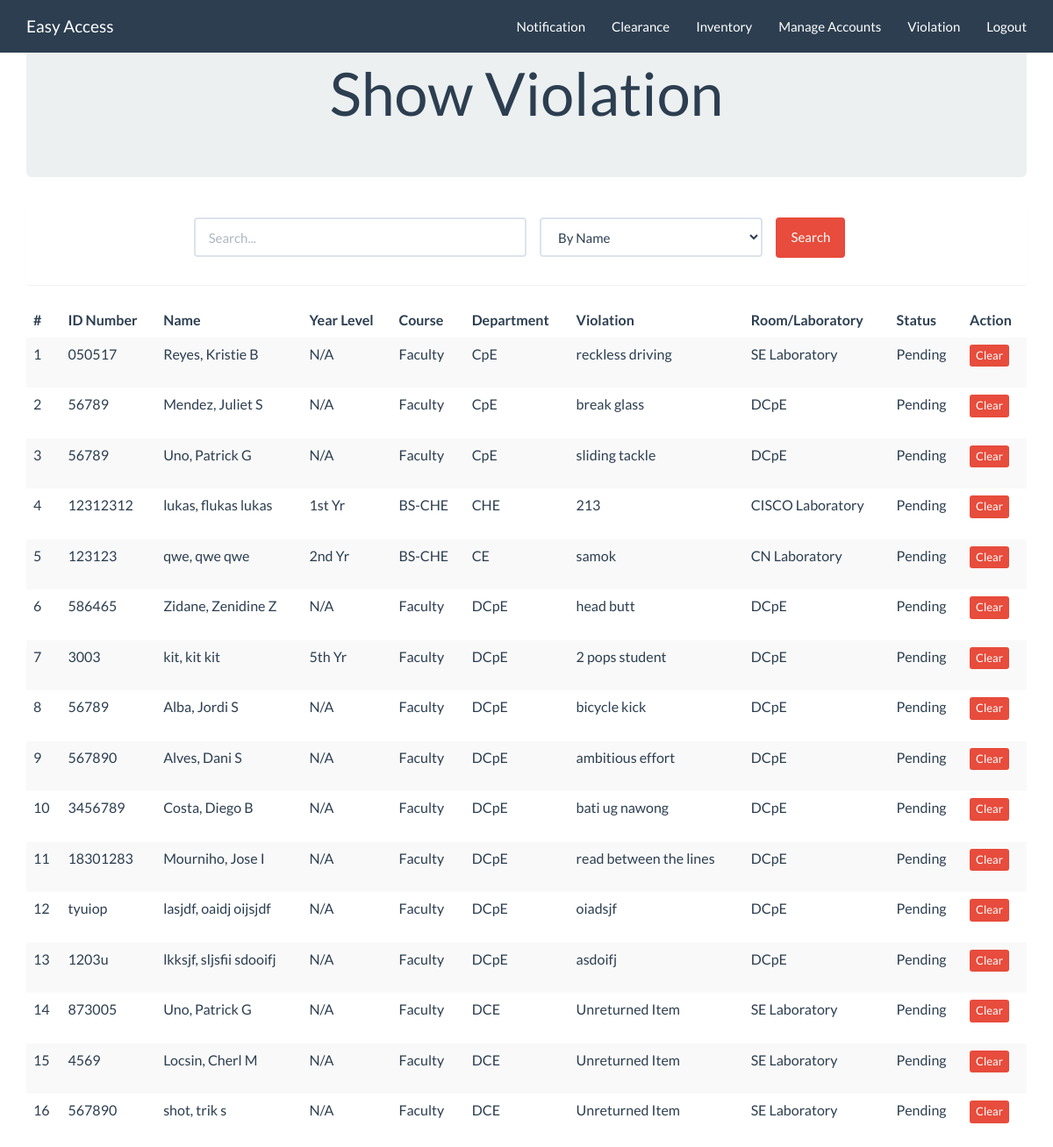
The app's page /index.php/c_clear/clearance with its own data.
### tables this page shows
CREATE TABLE `student` (
  `id` int(11) NOT NULL,
  `u_id` varchar(45) NOT NULL,
  `lastname` varchar(45) NOT NULL,
  `name` varchar(45) NOT NULL,
  `middlename` varchar(45) NOT NULL,
  `year` varchar(11) NOT NULL,
  `course` varchar(45) NOT NULL,
  `department` varchar(45) NOT NULL,
  `violation` varchar(45) NOT NULL,
  `laboratory` varchar(45) NOT NULL,
  `status` varchar(45) NOT NULL
);

### application/controllers/c_clear.php (called while the page is built, shortened)
<?php
class c_clear extends CI_Controller {
	public function __construct()
	 {
				$this->load->view('admin/head');
				$this->load->view('templates/header');
		}
	public function clearance()
	{
		$data['x'] = $this->clearancedb->showvio("Pending");
		$this->load->view('clearance/v_clear',$data);
	}
}
?>

### index.php (called while the page is built, shortened)
<?php
require_once BASEPATH.'core/CodeIgniter.php';

### application/models/clearancedb.php (called while the page is built, shortened)
<?php
class clearancedb extends CI_Model {
        public function showvio($status)
        {
          if($status=="")
              $query = $this->db->get('student');
          else
              $query = $this->db->get_where('student', array('status' => $status));
          $data = $query->result_array();
          return $data;
        }
}
?>

### application/views/clearance/v_clear.php (the view, shortened to what this page needs)
<div class="container">
<div class="starter-template">
  <div class="jumbotron">
        <center><h1>Show Violation</h1>  </center>
    </div>
    <div class="panel">
        <div class="panel-body">
        <?php
        $attributes = array("class" => "form-horizontal", "role" => "form", "id" => "searchform", "name" => "searchform");
        echo form_open("", $attributes);?>
            <div class="form-group">
                <div class="col-md-4 col-sm-offset-2" style="padding:0;">
                    <input class="form-control" id="name_search" name="name_search" placeholder="Search..." type="text" value="<?php echo set_value('name_search'); ?>" />
                </div>
                <div class="col-xs-3">
                          <?php
                            if ($this->session->userdata('type')=="head") {
                                  $data = array(
                                      'name'  => 'By Name',
                                      'u_id' => 'By ID number',
                                      'year'  => 'by Year Level',
                                      'course' => 'by Course',
                                  );
                            }
                            else
                            {
                                  $data = array(
                                      'name'  => 'By Name',
                                      'u_id' => 'By ID number',
                                      'year'  => 'by Year Level',
                                      'course' => 'by Course',
                                      'department'  => 'by Department',
                                );
                            }
                            echo form_dropdown('searchBy',$data,set_value('searchBy'),'class="form-control"');
                          ?>
                </div>
                <div class="col-xs-2" style="padding:0;">
                  <input id="btn_search" name="btn_search" type="submit" class="btn btn-danger" value="Search"/>
                </div>
            </div>
        <?php echo form_close(); ?>
        </div>
  </div>
        <?php if (!$x): ?>
              <h2 style="margin-top:50px;text-align:center">No Violations Found</h2>
        <?php else: ?>
          <div class="table-responsive">
            <table class="table table-striped">
              <thead>
                <tr>
                  <th>#</th>
                  <th>ID Number</th>
                  <th>Name</th>
                  <th>Year Level</th>
                  <th>Course</th>
                  <th>Department</th>
                  <th>Violation</th>
                  <th>Room/Laboratory</th>
                  <th>Status</th>
                  <th>Action</th>
                </tr>
              </thead>
              <tbody>
              <?php
              $c=1;
              foreach ($x as $row) {
              echo "<tr>
                  <td>".$c."</td>
                  <td>".$row['u_id']."</td>
                  <td>".$row['lastname'].","." ".$row['name']." ".$row['middlename']."</td>
                  <td>".$row['year']."</td>
                  <td>".$row['course']."</td>
                  <td>".$row['department']."</td>
                  <td>".$row['violation']."</td>
                  <td>".$row['laboratory']."</td>
                  <td>".$row['status']."</td>
                  <td><form class='violations' action='' method='post'><input type='hidden' name='id' value='".$row['id']."'><input type='submit' name='clear' class='btn btn-danger btn-xs' value='Clear'></form></td>
                </tr>";
                $c++;
                }?>
              </tbody>
            </table>
          </div>
      <?php endif;  ?>
   </div>
</div>

### records on screen
student: u "050517", lastname "Reyes", name "Kristie", middlename "B", year "N/A", course "Faculty", department "CpE", violation "reckless driving", laboratory "SE Laboratory", status "Pending"
student: u "56789", lastname "Mendez", name "Juliet", middlename "S", year "N/A", course "Faculty", department "CpE", violation "break glass", laboratory "DCpE", status "Pending"
student: u "56789", lastname "Uno", name "Patrick", middlename "G", year "N/A", course "Faculty", department "CpE", violation "sliding tackle", laboratory "DCpE", status "Pending"
student: u "12312312", lastname "lukas", name "flukas", middlename "lukas", year "1st Yr", course "BS-CHE", department "CHE", violation "213", laboratory "CISCO Laboratory", status "Pending"
student: u "123123", lastname "qwe", name "qwe", middlename "qwe", year "2nd Yr", course "BS-CHE", department "CE", violation "samok", laboratory "CN Laboratory", status "Pending"
student: u "586465", lastname "Zidane", name "Zenidine", middlename "Z", year "N/A", course "Faculty", department "DCpE", violation "head butt", laboratory "DCpE", status "Pending"
student: u "3003", lastname "kit", name "kit", middlename "kit", year "5th Yr", course "Faculty", department "DCpE", violation "2 pops student", laboratory "DCpE", status "Pending"
student: u "56789", lastname "Alba", name "Jordi", middlename "S", year "N/A", course "Faculty", department "DCpE", violation "bicycle kick", laboratory "DCpE", status "Pending"
student: u "567890", lastname "Alves", name "Dani", middlename "S", year "N/A", course "Faculty", department "DCpE", violation "ambitious effort", laboratory "DCpE", status "Pending"
student: u "3456789", lastname "Costa", name "Diego", middlename "B", year "N/A", course "Faculty", department "DCpE", violation "bati ug nawong", laboratory "DCpE", status "Pending"
student: u "18301283", lastname "Mourniho", name "Jose", middlename "I", year "N/A", course "Faculty", department "DCpE", violation "read between the lines", laboratory "DCpE", status "Pending"
student: u "tyuiop", lastname "lasjdf", name "oaidj", middlename "oijsjdf", year "N/A", course "Faculty", department "DCpE", violation "oiadsjf", laboratory "DCpE", status "Pending"
student: u "1203u", lastname "lkksjf", name "sljsfii", middlename "sdooifj", year "N/A", course "Faculty", department "DCpE", violation "asdoifj", laboratory "DCpE", status "Pending"
student: u "873005", lastname "Uno", name "Patrick", middlename "G", year "N/A", course "Faculty", department "DCE", violation "Unreturned Item", laboratory "SE Laboratory", status "Pending"
student: u "4569", lastname "Locsin", name "Cherl", middlename "M", year "N/A", course "Faculty", department "DCE", violation "Unreturned Item", laboratory "SE Laboratory", status "Pending"
student: u "567890", lastname "shot", name "trik", middlename "s", year "N/A", course "Faculty", department "DCE", violation "Unreturned Item", laboratory "SE Laboratory", status "Pending"

### other values on screen
anchor('account/index','Easy Access','class="navbar-brand"') "Easy Access"
anchor('item_admin/ItemSearch','Inventory') "Inventory"
anchor('c_clear/sVio','Violation') "Violation"
